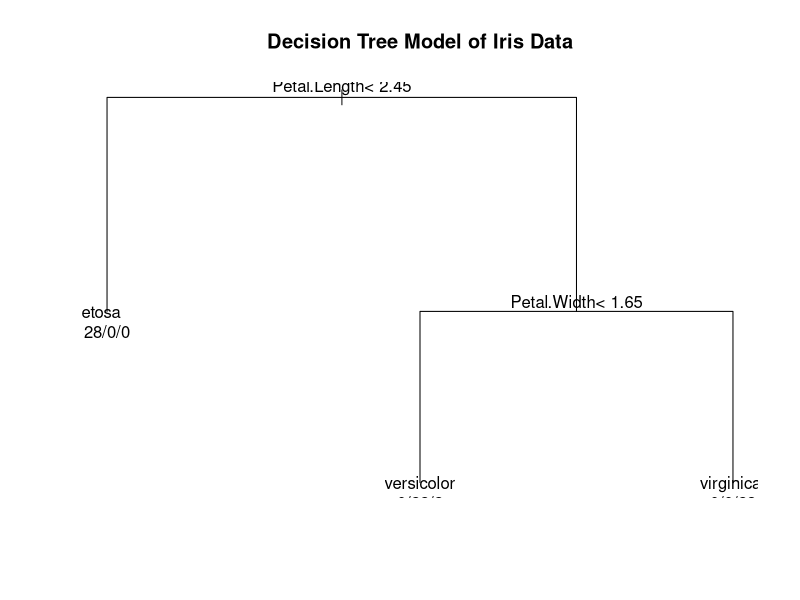

This chart was generated by the following R code:
###################################################################################
## This code is part of Data Science Dojo's bootcamp
## Copyright (C) 2015

## Objective: Machine learning of iris species classification with decision tree
## Data source: iris data set (included in R)	
## Please install "rpart" package: install.packages("rpart")
## Please install "party" package: install.packages("party")
###################################################################################

## load the rpart library
library(rpart)

## DATA EXPLORATION
## load the iris data in R
data(iris)
## explore the data set
str(iris)
dim(iris)

## BUILD MODEL
## randomly choose 1/2 of the data set as training data
set.seed(777)
random.rows.train <- sample(1:nrow(iris), 0.5*nrow(iris), replace=F)
iris.train <- iris[random.rows.train,]
dim(iris.train)
## select the other 1/2 left as the testing data
random.rows.test <- setdiff(1:nrow(iris),random.rows.train)
iris.test <- iris[random.rows.test,]
dim(iris.test)
## fitting decision model on training set
iris.model <- rpart(Species~., data = iris.train)

## VISUALIZE THE MODEL
## visualize the tree structure
plot(iris.model)
title(main = "Decision Tree Model of Iris Data")
text(iris.model, use.n = TRUE)

## MODEL EVALUATION
## make prediction using decision model
iris.test.predictions <- predict(iris.model, iris.test, type = "class")
## extract out the observations in testing set
iris.test.observations <- iris.test$Species
## show the confusion matrix
confusion.matrix <- table(iris.test.predictions, iris.test.observations)
confusion.matrix
## calculate the error in testing set
error <- 1 - sum(diag(confusion.matrix)) / sum(confusion.matrix)
error

## EXERCISE
## Besides the rpart library, another library called "party" can be also used to build decision trees. It provides nonparametric regression trees for nominal, ordinal, numeric, censored, and multivariate responses. Tree growth is based on statistical stopping rules, so pruning should not be required. Mannual of party library: http://cran.r-project.org/web/packages/party/party.pdf. 
## Instead of rpart(), try to use ctree() in "party" for the same data. They implement different algorithm when building the trees. But for this small iris data, would these two functions (with two algorithms) give us the same tree?
